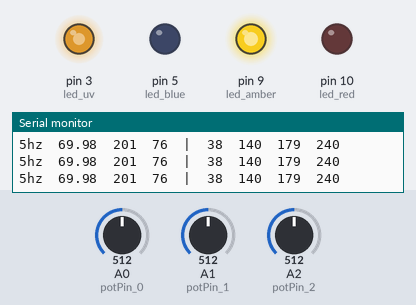
Bench run of a sketch on a simulated Arduino Uno, built with avr-gcc and run on an emulated ATmega328P. Parts: output pins drawn as LEDs (lit = HIGH), the last lines printed to the serial monitor. The test bench sets the inputs (shaded band); at power-on: A2 (potPin_2) = 512, A0 (potPin_0) = 512, A1 (potPin_1) = 512.

Above: at 1.2 s.
1.3 s: A2 (potPin_2) set to 900
At 1.7 s:
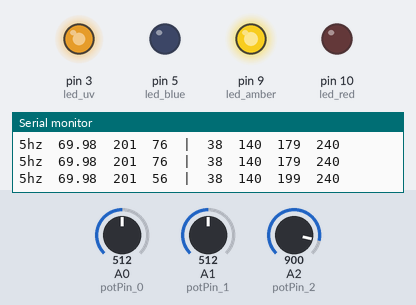
2.9 s: A2 (potPin_2) set to 511
At 3.5 s:
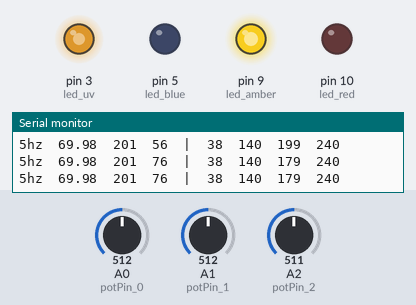
Timing chart, 0 to 5.9 s (numbered marks = the images above; inputs shaded):
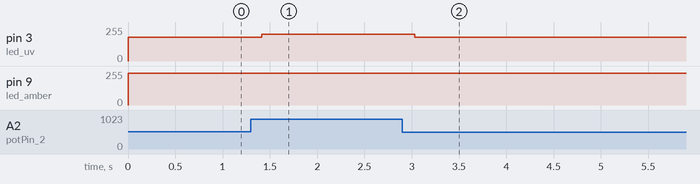

Measured:
- after the input at 1.3 s, pin 3 (led_uv): 179/255 → 199/255 after 0.11 s
- after the input at 2.9 s, pin 3 (led_uv): 199/255 → 179/255 after 0.13 s

The sketch:

Fade_4led_0018.ino
```cpp
/*
  COPY OF _0015, resurected for later testing:


  Testing settinig points

  Match for DG (at 7hz), with amber maxed
  82.50  195 0   | 50  160 255 255

  Match for DG (at 7hz), with amber decreased to 240
  66.28  207 88  | 32  137 167 240 | 14/02
  75.66  197 93  | 44  149 162 240 | (roughly) 14/02
  72.34  206 92  | 36  149 163 240 | (fairly precisely) 1619 14/02
  60.31  197 59  | 35  118 196 240 | 2hz with black ring removed, 14/02
  65.00  205 63  | 33  133 192 240 | 2hz with black ring removed, 14/02
  60.31  221 75  | 21  133 180 240 | 20hz with black ring removed, 14/02
  54.25  197 66  | 32  106 189 240 | 7hz with black ring removed, 14/02
  -- made controls more precise--
  -- range limited to:  50-80
                        175-225
                        50-100
  15/02: black ring removed, in dark, without glasses, with ski-mask, with screen behind (showing white disk with square black fixation):
  7hz  68.09 208 90  | 32  141 165 240  13:00
  5hz  67.71 203 78  | 35  137 177 240  13:00 (78 should be 75?- loose connection)
  5hz  71.85 201 81  | 39  144 174 240  14:30 (observation: felt stable at medium eccentricity, with minor slight flicker at low ecc and medium flickr at high ecc)
                                              cont. #2 knob could be made more sensitive (it quickly goes from strong red to strong blue)
                                              whereas #3 could be made less sensitive (it barely seems to affect the appearance of the stimuli)
                                              -- modified knob #1 to run between 50 and 90 (checking that I wan't limiting the luminance range)
  5hz  77.68 204 81  | 40  158 174 240  15:30 Flicker still present, not entirely nulled, but best match possible.
  5hz  58.37 206 98  | 29  120 157 240  16:45
  5hz  77.14 197 88  | 45  151 167 240  17:40
  5hz  77.14 202 87  | 41  155 168 240  17:40 Immediate re-do following lower than expected #2 on prev. Just re-set #2.
  5hz  72.68 175 50  | 58  127 205 240  9:00  Hannah (without mask)
  5hz  67.44 206 95  | 33  138 160 240  9:00  "
  5hz  76.28 207 97  | 37  157 158 240  9:00  "
  5hz  71.31 208 98  | 34  148 157 240  10:00 "
  5hz  65.41 218 86  | 24  142 169 240  10:00 Danny with mask
  5hz  62.67 198 86  | 36  124 169 240  Immediate retrial of above
  5hz  77.61 198 76  | 45  153 179 240  23/02 as 15/02


*/

int led_uv =    3; // the PWM pin the LED is attached to
int led_blue =  5;
int led_amber = 9;
int led_red =   10;

int potPin_0 =    A0; //
int potPin_1 =    A1;
int potPin_2 =    A2;

float val_0 = 70;
int val_1 = 200;
int val_2 = 80;

int hz = 5;

void setup() {
  pinMode(led_uv, OUTPUT);
  pinMode(led_blue, OUTPUT);
  pinMode(led_amber, OUTPUT);
  pinMode(led_red, OUTPUT);

  Serial.begin(9600);
}

void loop() {

  // percentage brightness of red/blue
  //0-1023 --> 50-80
  val_0 = 90 - (analogRead(potPin_0)) / 25.575; // read the value from the sensor

  // red/blue-ness: At one end, all blue, at the other all red
  //0-1023 --> 175-225
  val_1 = 226 - (analogRead(potPin_1) / 20); // read the value from the sensor

  // yellow/uv-ness: Blue fader (amber stays high)
  //0-1023 --> 50-100
  val_2 = 101 - (analogRead(potPin_2) / 20); // read the value from the sensor

/*
  analogWrite(led_uv,     0);
  analogWrite(led_amber,  0);
  analogWrite(led_blue,   int((256 - val_1) * (val_0 / 100)));
  analogWrite(led_red,    int(val_1       * (val_0 / 100)));
  delay(1000 / hz);
//*/

///*
  analogWrite(led_blue,   0);
  analogWrite(led_red,    0);
  analogWrite(led_uv,     255 - val_2);
  analogWrite(led_amber,  240);
  delay(1000 / hz);
//*/
  Serial.print(hz);
  Serial.print("hz");
  Serial.print("\t");
  Serial.print(val_0);
  Serial.print("\t");
  Serial.print(val_1);
  Serial.print("\t");
  Serial.print(val_2);
  Serial.print("\t");
  Serial.print("|");
  Serial.print("\t");
  Serial.print(int((256 - val_1) * (val_0 / 100)));
  Serial.print("\t");
  Serial.print(int(val_1       * (val_0 / 100)));
  Serial.print("\t");
  Serial.print(255 - val_2);
  Serial.print("\t");
  Serial.println(240);


}
```
